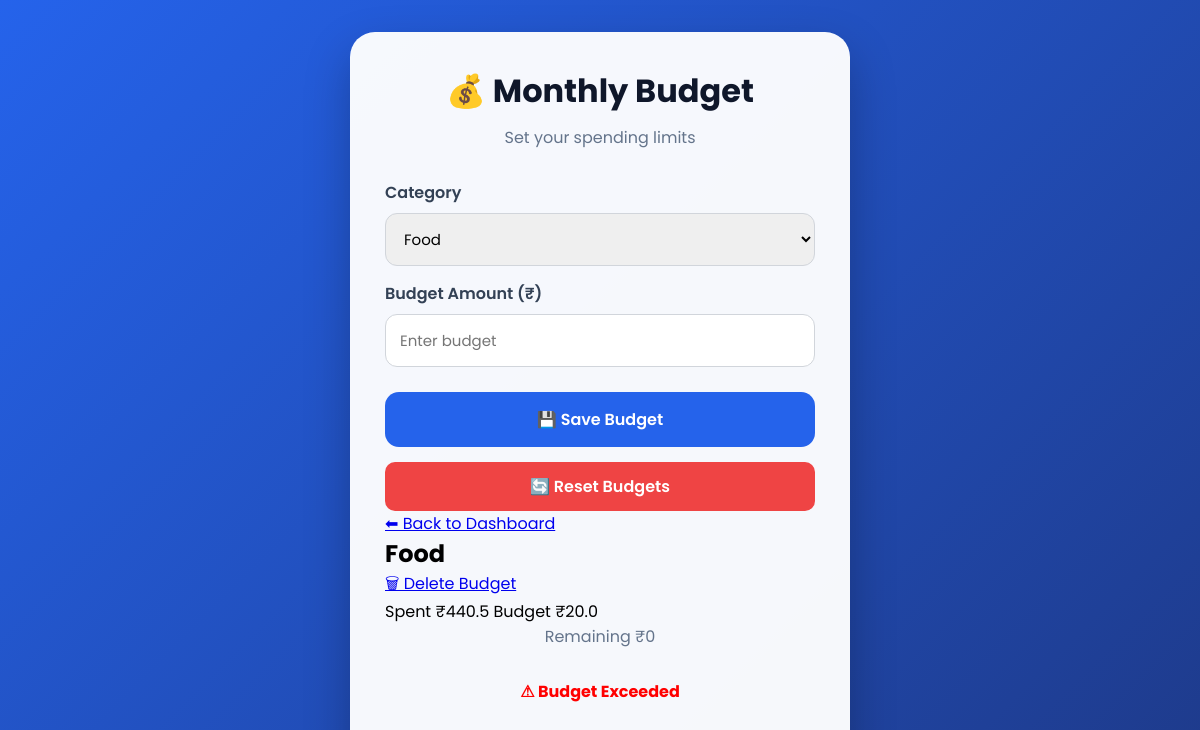
Screenshot of /budget (signed in) with the database file from the repository.
### models/budget.py (models this page shows)
class Budget(db.Model):
    __tablename__ = "budgets"
    id = db.Column(db.Integer, primary_key=True)
    user_id = db.Column(db.Integer, nullable=False)
    category = db.Column(db.String(50), nullable=False)
    amount = db.Column(db.Float, nullable=False)

### app.py (the view, shortened to what this page needs)
@app.route("/budget", methods=["GET", "POST"])
def budget():
    if "user_id" not in session:
        return redirect(url_for("login"))
    user_id = session["user_id"]
    budgets = Budget.query.filter_by(
        user_id=user_id
    ).all()
    budget_data=[]
    for budget in budgets:
        spent = db.session.query(
            db.func.sum(Transaction.amount)
        ).filter(
            Transaction.user_id==user_id,
            Transaction.type=="Expense",
            Transaction.category==budget.category
        ).scalar() or 0
        remaining=max(
            budget.amount-spent,
            0
        )
        percent=0
        if budget.amount>0:
            percent=(spent/budget.amount)*100
        budget_data.append({
            "id": budget.id,
            "category":budget.category,
            "budget":budget.amount,
            "spent":spent,
            "remaining":remaining,
            "percent":percent
        })
    return render_template(
        "budget.html",
        budget_data=budget_data
    )

### templates/budget.html (shortened to what this page needs)
<!DOCTYPE html>
<html lang="en">
<head>
<link rel="stylesheet" href="{{ url_for('static', filename='css/add_transaction.css') }}">
</head>
<body>
<div class="container">
    <div class="card">
        <h1>💰 Monthly Budget</h1>
        <p>Set your spending limits</p>
        <form method="POST">
            <label>Category</label>
            <select name="category" required>
                <option>Food</option>
            </select>
            <label>Budget Amount (₹)</label>
            <input
                type="number"
                name="amount"
                placeholder="Enter budget"
                required>
            <button type="submit">
                💾 Save Budget
            </button>
<a href="/reset-budget"
   class="reset-btn"
   onclick="return confirm('Reset all budgets?')">
   🔄 Reset Budgets
</a>
<div class="budget-actions">
    <a href="{{ url_for('dashboard') }}" class="back-btn">
        ⬅ Back to Dashboard
    </a>
</div>
        </form>
{% for b in budget_data %}
<div class="budget-card">
    <h2>{{ b.category }}</h2>
    <div class="progress">
<a href="{{ url_for('delete_budget', id=b.id) }}"
   class="delete-btn"
   onclick="return confirm('Delete this budget?')">
   🗑 Delete Budget
</a>
    </div>
    <div class="stats">
        <span>Spent ₹{{ b.spent }}</span>
        <span>Budget ₹{{ b.budget }}</span>
    </div>
    <p>Remaining ₹{{ b.remaining }}</p>
    {% if b.percent >= 100 %}
        <p style="color:red;font-weight:bold;">
            ⚠ Budget Exceeded
        </p>
    {% endif %}
</div>
{% endfor %}
    </div>
</div>
</body>
</html>

### static/css/add_transaction.css (style rules this page uses)
* { margin:0; padding:0; box-sizing:border-box; font-family:'Poppins',sans-serif; }
body { background:linear-gradient(135deg,#2563EB,#1E3A8A); min-height:100vh; display:flex; justify-content:center; align-items:center; padding:20px; }
.container { width:100%; max-width:500px; }
.card { background:rgba(255,255,255,.96); border-radius:25px; padding:35px; box-shadow:0 20px 45px rgba(0,0,0,.25); }
h1 { color:#0F172A; text-align:center; margin-bottom:10px; }
p { text-align:center; color:#64748B; margin-bottom:30px; }
label { display:block; margin-top:15px; margin-bottom:8px; color:#334155; font-weight:600; }
input, select, textarea { width:100%; padding:14px; border:1px solid #D1D5DB; border-radius:12px; outline:none; font-size:15px; transition:.3s; }
button { width:100%; margin-top:25px; padding:15px; background:#2563EB; color:white; border:none; border-radius:14px; font-size:16px; font-weight:600; cursor:pointer; transition:.3s; }
.reset-btn { display:block; width:100%; margin-top:15px; padding:12px; background:#EF4444; color:#fff; text-decoration:none; text-align:center; border-radius:10px; font-weight:600; transition:0.3s; }

### rows the page displays
Budget: category "Food", spent "440.5", budget "20.0", remaining "0"
